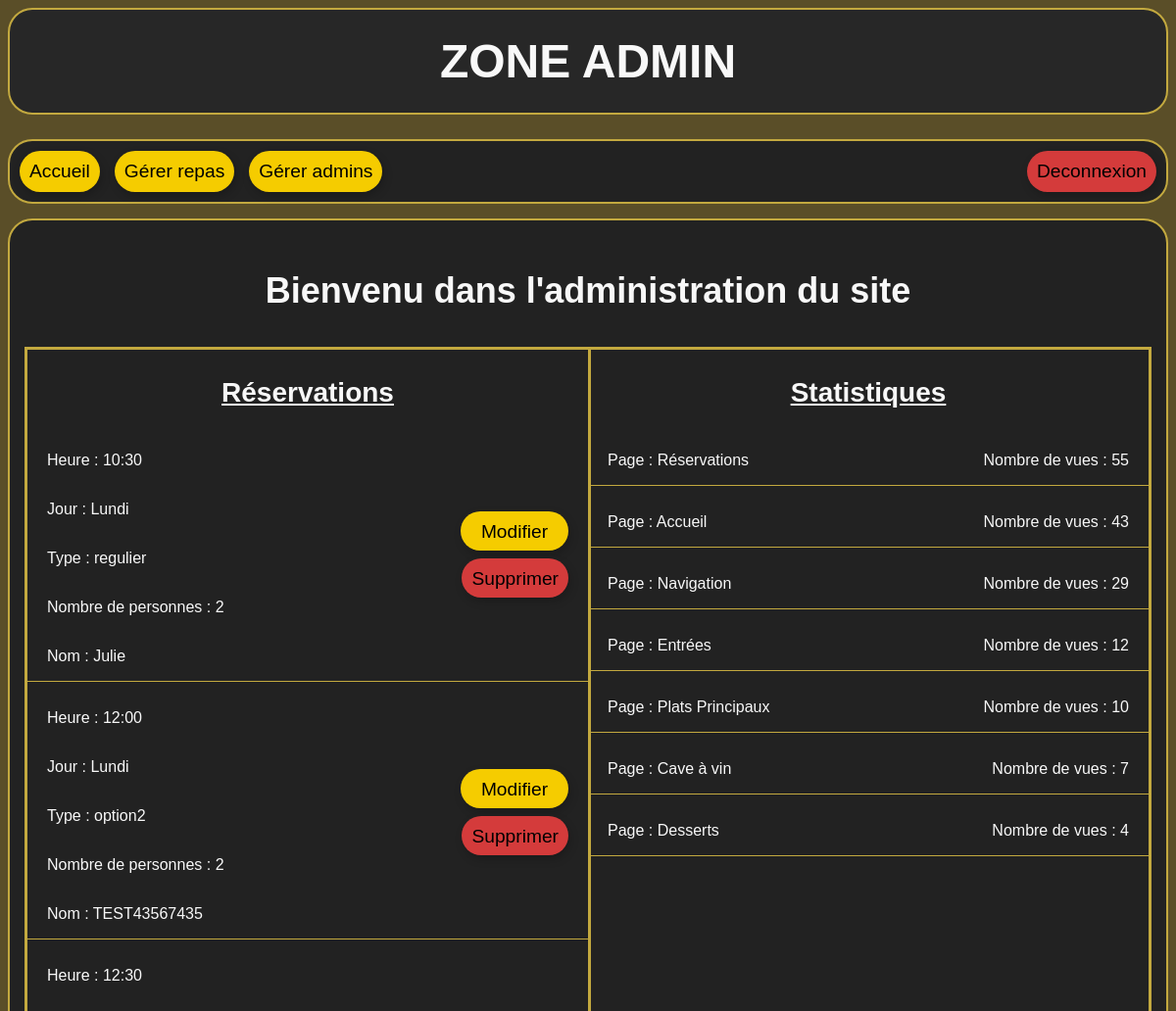
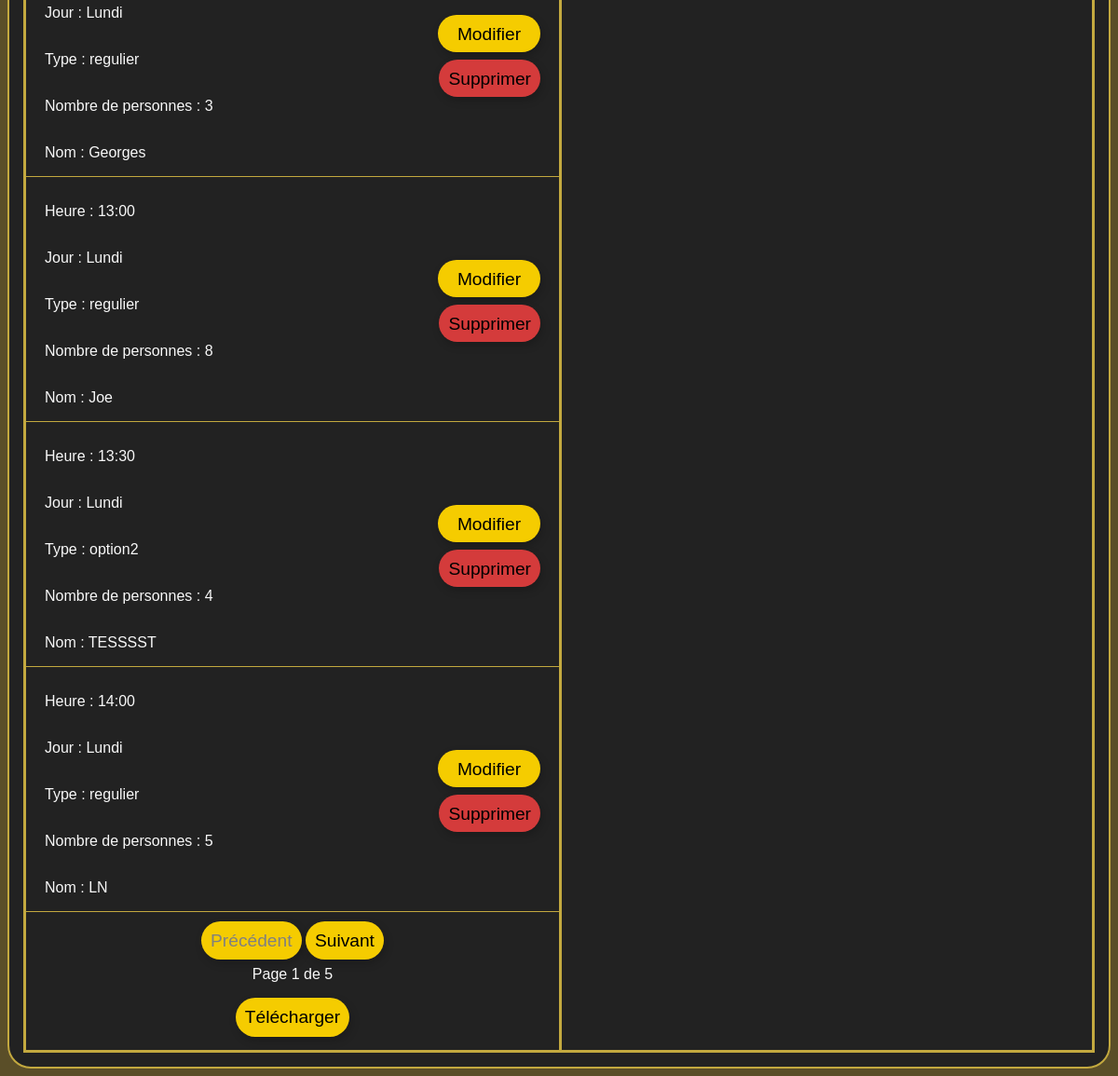
Page /admin/index.php (signed in) on the earlier database version (2 pictures, top to bottom).
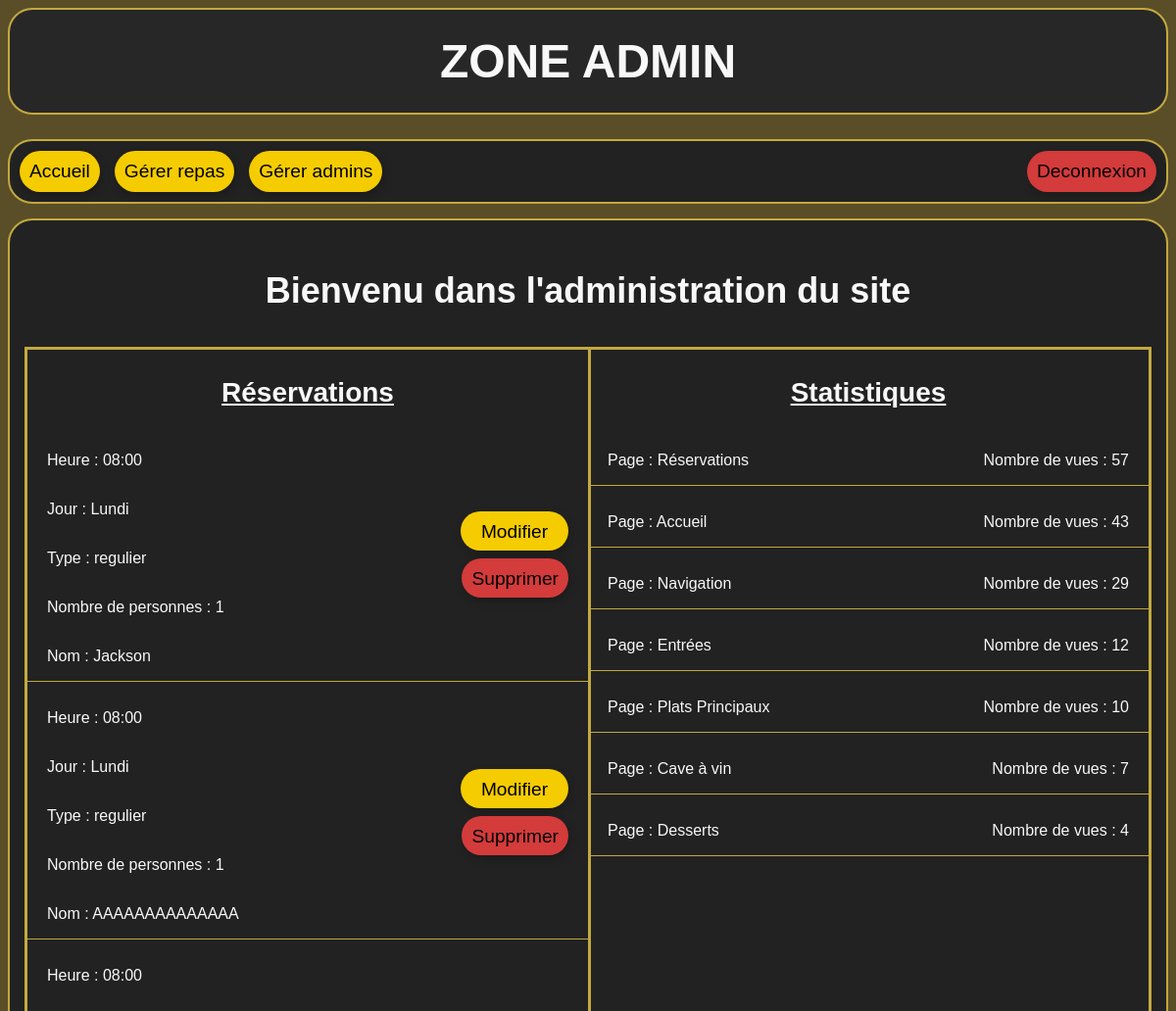
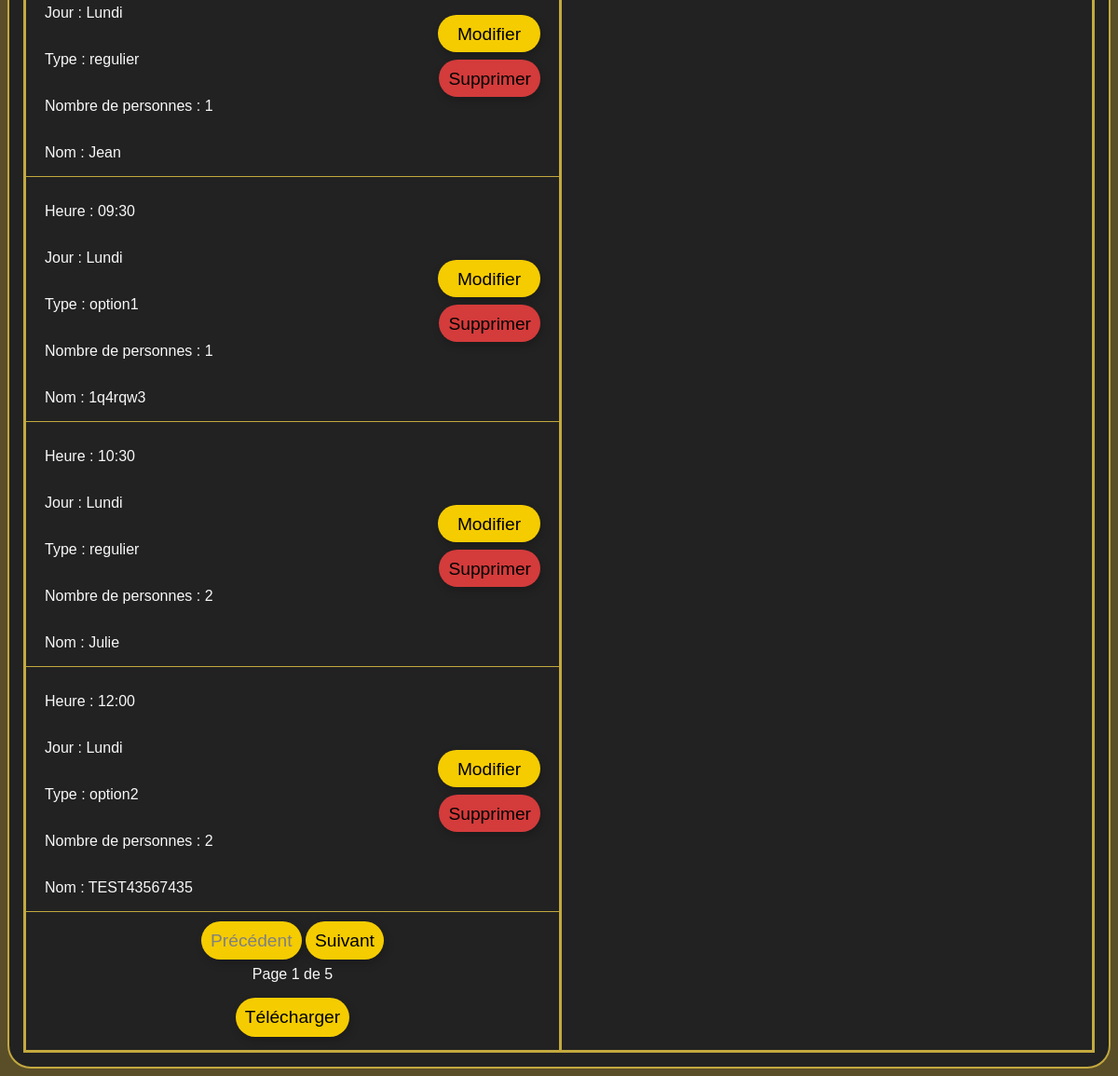
Same page on the later database version (2 pictures, top to bottom).
### tables this page shows
CREATE TABLE "reservations" (
	"id"	INTEGER NOT NULL UNIQUE,
	"jour"	TEXT NOT NULL,
	"type"	TEXT NOT NULL,
	"nom"	TEXT NOT NULL,
	"nb"	INTEGER NOT NULL,
	"temps"	TEXT NOT NULL,
	PRIMARY KEY("id" AUTOINCREMENT)
);

CREATE TABLE "vues" (
	"id"	INTEGER NOT NULL UNIQUE,
	"page"	TEXT NOT NULL UNIQUE,
	"nb"	INTEGER NOT NULL,
	PRIMARY KEY("id" AUTOINCREMENT)
);

### includes/base.php (called while the page is built, shortened)
<?php
include "db.php";
function selectCount($nom_table) {
    global $bdd;
    $stmt = $bdd->prepare("
        SELECT COUNT(*) as nb
        FROM $nom_table
    ");
    $stmt->execute();
    $resultat = $stmt->fetch();
    return $resultat["nb"];
}

### admin/index.php (the view, shortened to what this page needs)
<?php
    include "../includes/base.php";
    $nb_reservations = selectCount("reservations");
    $nb_reservations_par_page = 6;
    $nb_page_reservations_total = ceil($nb_reservations / $nb_reservations_par_page);
    $page_reservations = $_GET["page"] ?? 1;
    $sql = "
    SELECT id, jour, type, nom, nb, temps
    FROM reservations
	ORDER BY
		CASE jour
			WHEN 'Lundi' THEN 1
			WHEN 'Mardi' THEN 2
			WHEN 'Mercredi' THEN 3
			WHEN 'Jeudi' THEN 4
			WHEN 'Vendredi' THEN 5
			WHEN 'Samedi' THEN 6
			WHEN 'Dimanche' THEN 7
			END,
			temps
    LIMIT :limit
    OFFSET :offset
    ";
    $stmt = $bdd->prepare($sql);
    $stmt->execute([
        ":limit" => $nb_reservations_par_page,
        ":offset" => ($page_reservations - 1) * $nb_reservations_par_page
    ]);
    $les_reservations = $stmt->fetchAll();
    $sql = "
    SELECT *
    FROM vues
    ORDER BY nb DESC
    ";
    $stmt = $bdd->prepare($sql);
    $stmt->execute();
    $pages = $stmt->fetchAll();
?>
<!DOCTYPE html>
<html lang="en">
<head>
    <link rel="stylesheet" href="../css/style_admin.css">
</head>
<body>
    <header>
        <h1>Zone admin</h1>
        <nav>
            <a class="changement_page" href="index.php"> Accueil </a>
            <a class="changement_page" href="repas/repas.php"> Gérer repas </a>
            <a class="changement_page" href="employes/gestion_admin.php"> Gérer admins </a>
            <a class="deconnexion" href="deconnexion.php"> Deconnexion </a>
        </nav>
    </header>
    <main>
        <p class="bienvenu">
            Bienvenu dans l'administration du site
        </p>
        <div class="conteneur">
            <div class="reservations">
                <p class="titre-section">Réservations</p>
                <?php foreach ($les_reservations as $une_reservation): ?>
                    <div class="une-reservation">
                        <div class="reservation-infos">
                            <p class="res-heure">Heure : <?= $une_reservation["temps"]?></p>
                            <p class="res-jour">Jour : <?= $une_reservation["jour"]?></p>
                            <p class="res-type">Type : <?= $une_reservation["type"]?></p>
                            <p class="res-nb">Nombre de personnes : <?= $une_reservation["nb"]?></p>
                            <p class="res-nom">Nom : <?= $une_reservation["nom"]?></p>
                        </div>
                        <div class="btn-reservation">
                            <a class="modifier" href="modifier_reservation.php?id=<?= $une_reservation['id']?>">Modifier</a>
                            <a class="supprimer" href="index.php?supprimer=<?= $une_reservation['id']?>">Supprimer</a>
                        </div>
                    </div>
                <?php endforeach ?>
                <div class="boutons">
                    <?php if ($page_reservations > 1): ?>
                        <a class="btn-reserver" href="index.php?page=<?= $page_reservations - 1?>">Précédent</a>
                    <?php else: ?>
                        <a href="" class="inactif">Précédent</a>
                    <?php endif ?>
                    <?php if ($page_reservations < $nb_page_reservations_total): ?>
                        <a class="btn-reserver" href="index.php?page=<?= $page_reservations + 1?>">Suivant</a>
                    <?php else: ?>
                        <a href="" class="inactif">Suivant</a>
                    <?php endif ?>
                </div>
                <p>Page <?= $page_reservations ?> de <?= $nb_page_reservations_total ?></p>
                <form class="form-telecharger" action="telechargerCSV.php" method="post">
                    <button class="telecharger" type="submit">Télécharger</button>
                </form>
            </div>
            <div class="statistiques">
                <p class="titre-section">Statistiques</p>
                <?php foreach ($pages as $page): ?>
                    <div class="une-statistique">
                        <p>Page : <?= $page["page"] ?></p>
                        <p class="nb-vues"> Nombre de vues : <?= $page["nb"] ?></p>
                    </div>
                <?php endforeach ?>
            </div>
        </div>
    </main>
</body>
</html>

Differences in the rows shown:
no longer on this page (row unchanged): reservations: temps "12:30", jour "Lundi", type "regulier", nb "3", nom "Georges"
no longer on this page (row unchanged): reservations: temps "13:00", jour "Lundi", type "regulier", nb "8", nom "Joe"
no longer on this page (row unchanged): reservations: temps "13:30", jour "Lundi", type "option2", nb "4", nom "TESSSST"
no longer on this page (row unchanged): reservations: temps "14:00", jour "Lundi", type "regulier", nb "5", nom "LN"
now on this page (row edited): reservations: temps "08:00", jour "Lundi", type "regulier", nb "1", nom "Jackson"
now on this page (row edited): reservations: temps "08:00", jour "Lundi", type "regulier", nb "1", nom "AAAAAAAAAAAAAA"
now on this page (row edited): reservations: temps "08:00", jour "Lundi", type "regulier", nb "1", nom "Jean"
now on this page (row edited): reservations: temps "09:30", jour "Lundi", type "option1", nb "1", nom "1q4rqw3"
changed vues "Réservations": nb "55" → "57"
